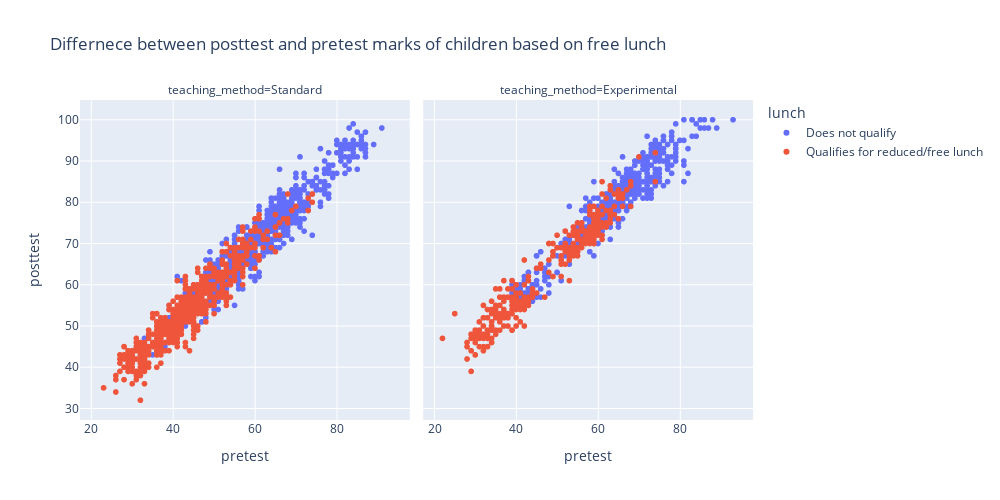

Source (notebook cell):
### Code cell
plt.figure(figsize=(10,10))
fig = px.scatter(data, x="pretest", y="posttest" ,height=500,width=1000,facet_col='teaching_method',color="lunch",
                title='Differnece between posttest and pretest marks of children based on free lunch')
fig.show()

### Figure 1 — Plotly figure (JSON) as saved in the notebook; plotly's stock layout.template omitted (floating-point values rounded to 4 significant figures; data arrays with more than 128 entries replaced by an {"elided": "..."} marker saying what was removed)
{"data": [{"hovertemplate": "lunch=Does not qualify<br>teaching_method=Standard<br>pretest=%{x}<br>posttest=%{y}<extra></extra>", "legendgroup": "Does not qualify", "marker": {"color": "#636efa", "symbol": "circle"}, "mode": "markers", "name": "Does not qualify", "showlegend": true, "type": "scattergl", "x": {"elided": "773 int values"}, "xaxis": "x", "y": {"elided": "773 int values"}, "yaxis": "y"}, {"hovertemplate": "lunch=Does not qualify<br>teaching_method=Experimental<br>pretest=%{x}<br>posttest=%{y}<extra></extra>", "legendgroup": "Does not qualify", "marker": {"color": "#636efa", "symbol": "circle"}, "mode": "markers", "name": "Does not qualify", "showlegend": false, "type": "scattergl", "x": {"elided": "442 int values"}, "xaxis": "x2", "y": {"elided": "442 int values"}, "yaxis": "y2"}, {"hovertemplate": "lunch=Qualifies for reduced/free lunch<br>teaching_method=Standard<br>pretest=%{x}<br>posttest=%{y}<extra></extra>", "legendgroup": "Qualifies for reduced/free lunch", "marker": {"color": "#EF553B", "symbol": "circle"}, "mode": "markers", "name": "Qualifies for reduced/free lunch", "showlegend": true, "type": "scattergl", "x": {"elided": "600 int values"}, "xaxis": "x", "y": {"elided": "600 int values"}, "yaxis": "y"}, {"hovertemplate": "lunch=Qualifies for reduced/free lunch<br>teaching_method=Experimental<br>pretest=%{x}<br>posttest=%{y}<extra></extra>", "legendgroup": "Qualifies for reduced/free lunch", "marker": {"color": "#EF553B", "symbol": "circle"}, "mode": "markers", "name": "Qualifies for reduced/free lunch", "showlegend": false, "type": "scattergl", "x": {"elided": "318 int values"}, "xaxis": "x2", "y": {"elided": "318 int values"}, "yaxis": "y2"}], "layout": {"annotations": [{"font": {}, "showarrow": false, "text": "teaching_method=Standard", "x": 0.245, "xanchor": "center", "xref": "paper", "y": 1, "yanchor": "bottom", "yref": "paper"}, {"font": {}, "showarrow": false, "text": "teaching_method=Experimental", "x": 0.755, "xanchor": "center", "xref": "paper", "y": 1, "yanchor": "bottom", "yref": "paper"}], "height": 500, "legend": {"title": {"text": "lunch"}, "tracegroupgap": 0}, "title": {"text": "Differnece between posttest and pretest marks of children based on free lunch"}, "width": 1000, "xaxis": {"anchor": "y", "domain": [0, 0.49], "title": {"text": "pretest"}, "type": "linear", "range": [17.01, 97.99], "autorange": true}, "xaxis2": {"anchor": "y2", "domain": [0.51, 1], "matches": "x", "title": {"text": "pretest"}, "type": "linear", "range": [17.01, 97.99], "autorange": true}, "yaxis": {"anchor": "x", "domain": [0, 1], "title": {"text": "posttest"}, "type": "linear", "range": [27.21, 104.8], "autorange": true}, "yaxis2": {"anchor": "x2", "domain": [0, 1], "matches": "y", "showticklabels": false, "type": "linear", "range": [27.21, 104.8], "autorange": true}}}
